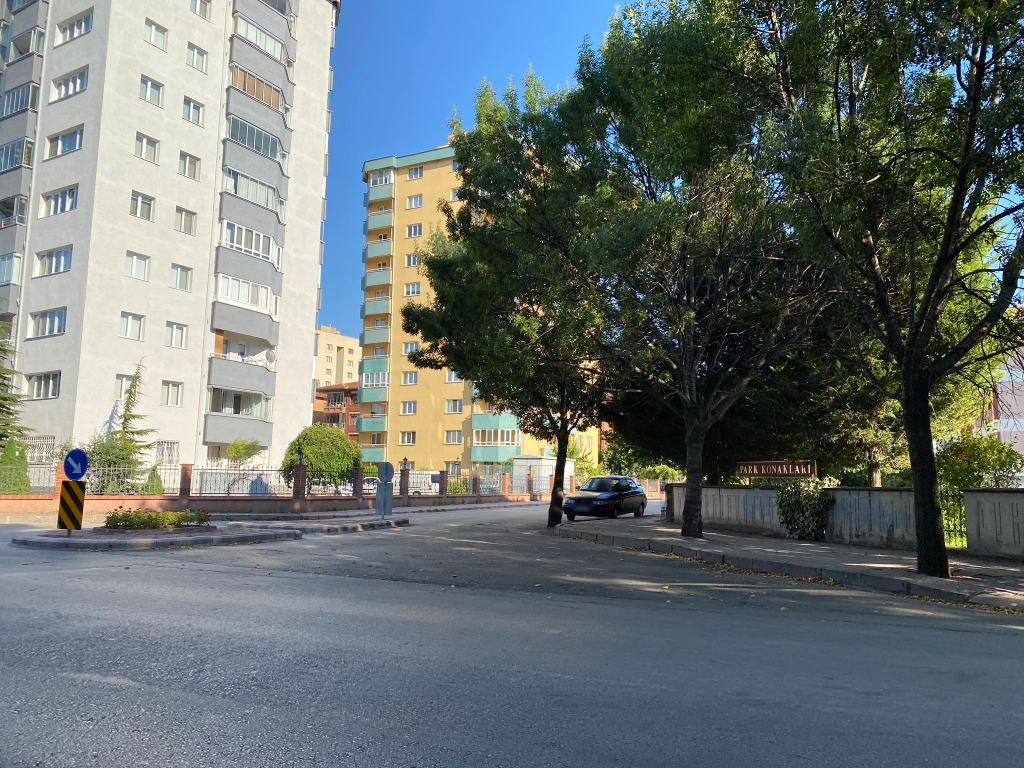
#> input picture 320033569584635.jpg, 2048 x 1536 px (shown at 1/2 size)
$ python t30_basic_image_processing_opencv.py
#> lines starting #> are read from the running program, lines starting #| are printed output that depends on the picture; after the words box and inside, x2 and y2 are one past the last pixel; in counts of white or black regions, pixels touching at a corner belong together
import cv2
from matplotlib import pyplot as plt

img =cv2.imread("320033569584635.jpg",1) # Color BGR in default
#> img is the input picture: shape (1536, 2048, 3); mean B, G, R 111, 112.6, 104.2
plt.imshow(img)
plt.show()

## Eger plot icin opencv kullaniyorsak RGB gosterir.
resized =cv2.resize(img,None,fx=2,fy=2, interpolation=cv2.INTER_CUBIC)
# [6 lines of commented-out code are left out]
print("Top Left",img[0,0])
#| Top Left [143 150 145]
print("Top right",img[0,400])
#| Top right [156 169 171]
print("bottom left",img[500,0])
#| bottom left [153 147 140]
print("bottom right",img[500,500])
#| bottom right [253 255 255]

#Split and merging channels ## herbiri birer gray image olur
#Show individual color channels in the image
blue = img[:, :, 0]   #Show only blue pic. (BGR so B=0)
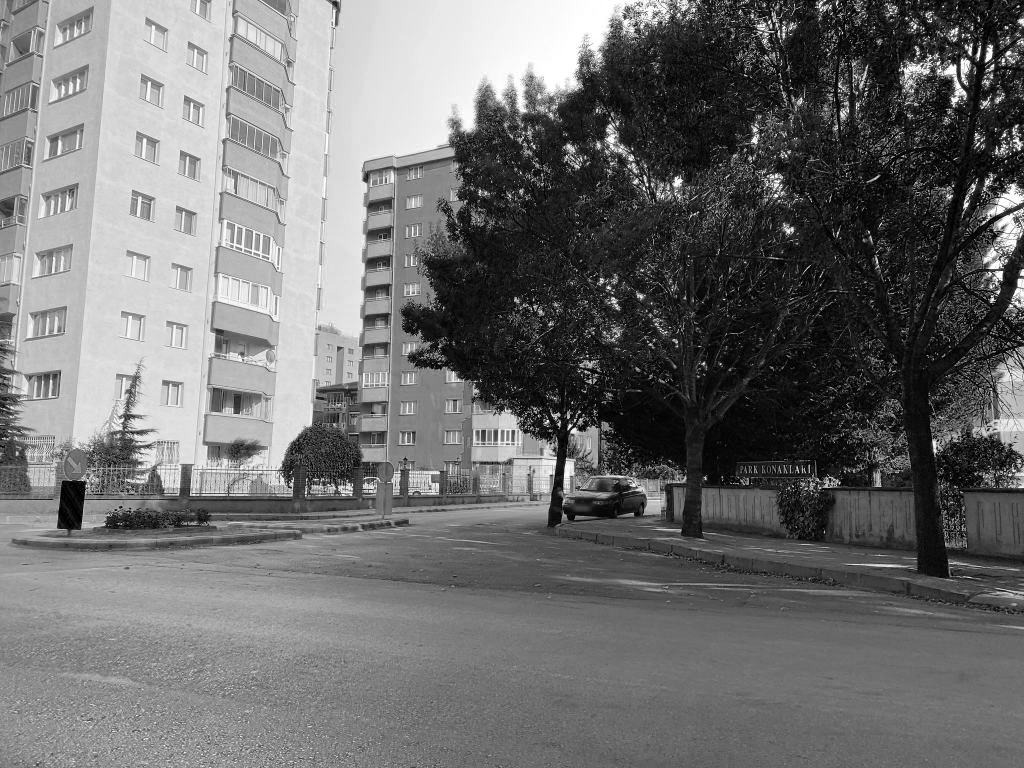
#> blue: shape (1536, 2048) (shown at 1/2 size); min 0, max 255, mean 111
green = img[:, :, 1]  #Show only green pixels
red = img[:, :, 2]  #red only
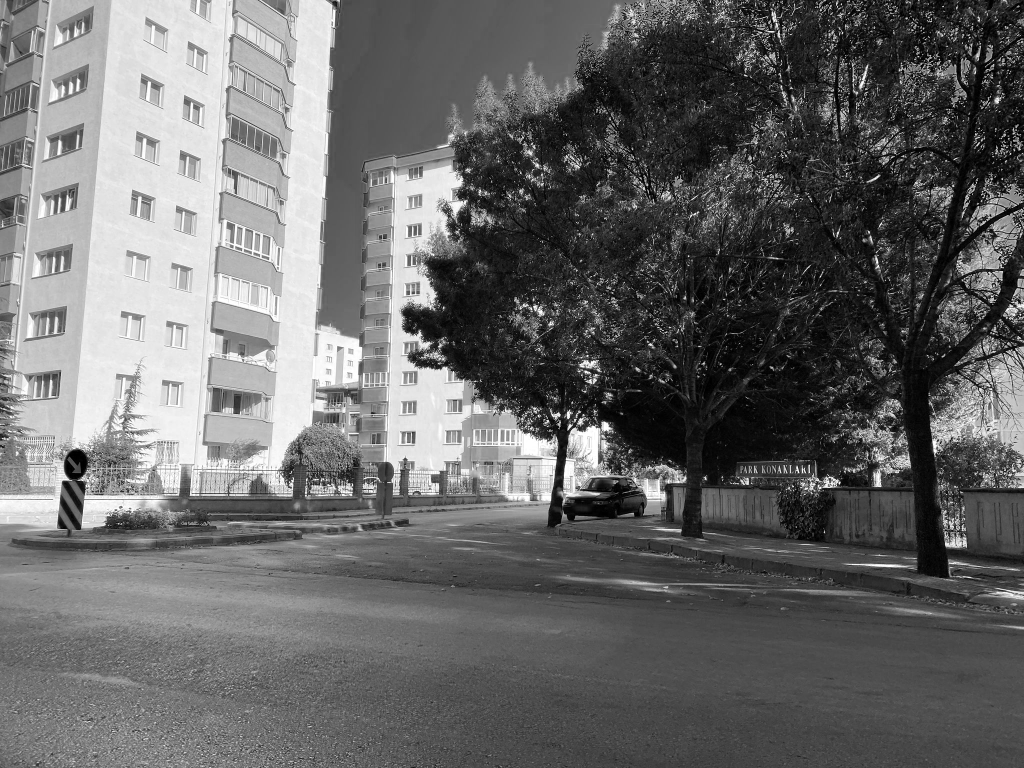
#> red: shape (1536, 2048) (shown at 1/2 size); min 0, max 255, mean 104.2

cv2.imshow("green pic", green)
# cv2.waitKey(0)
# cv2.destroyAllWindows()

## Merging all channels
img_merged = cv2.merge((blue,green,red))
cv2.imshow("merged pic", img_merged)
cv2.waitKey(0)
cv2.destroyAllWindows()

######################
# Opencv offers Many libraries for image processing tasks
#We cover a few of them in future but for now let us look at a simple example
#Edge detection:

import cv2

img = cv2.imread("480976409840746.jpg", 0)
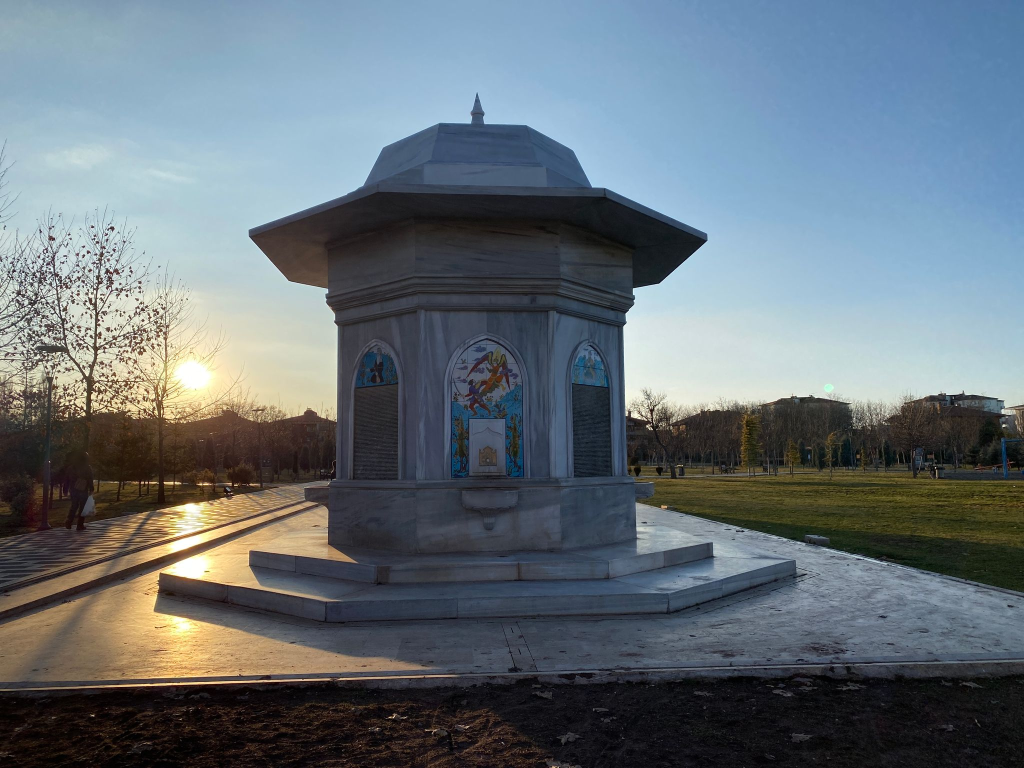
#> input picture 480976409840746.jpg, 2048 x 1536 px (shown at 1/2 size)
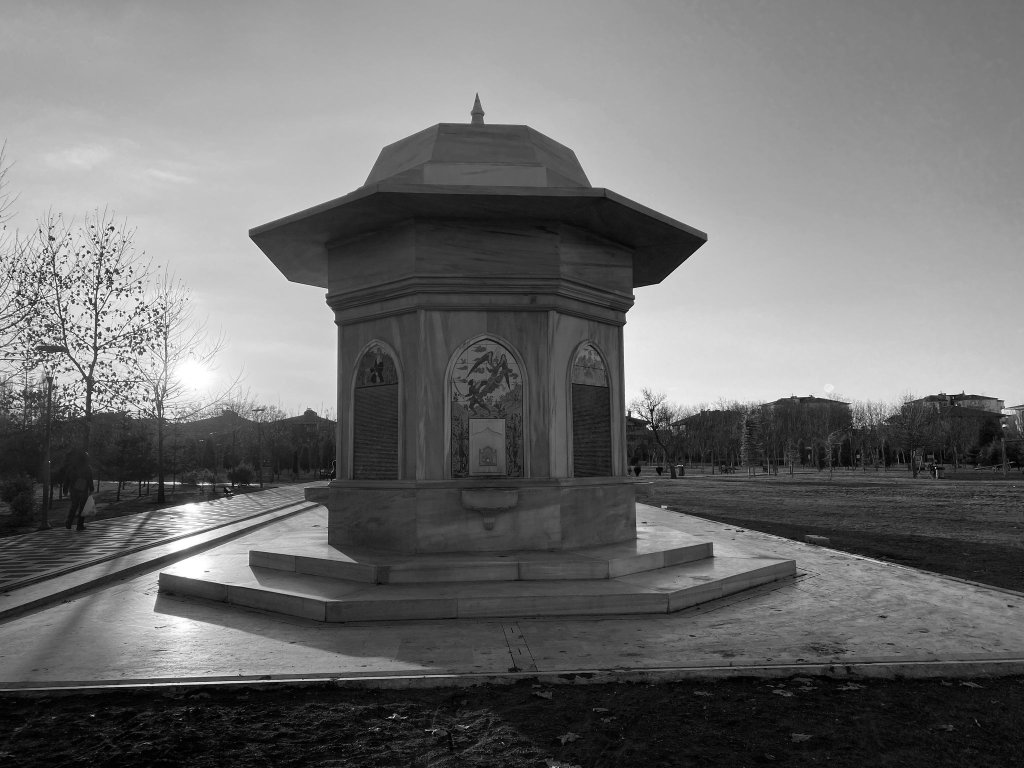
#> img: shape (1536, 2048) (shown at 1/2 size); min 0, max 255, mean 110.5
edges = cv2.Canny(img,100,200)   #Image, min and max values
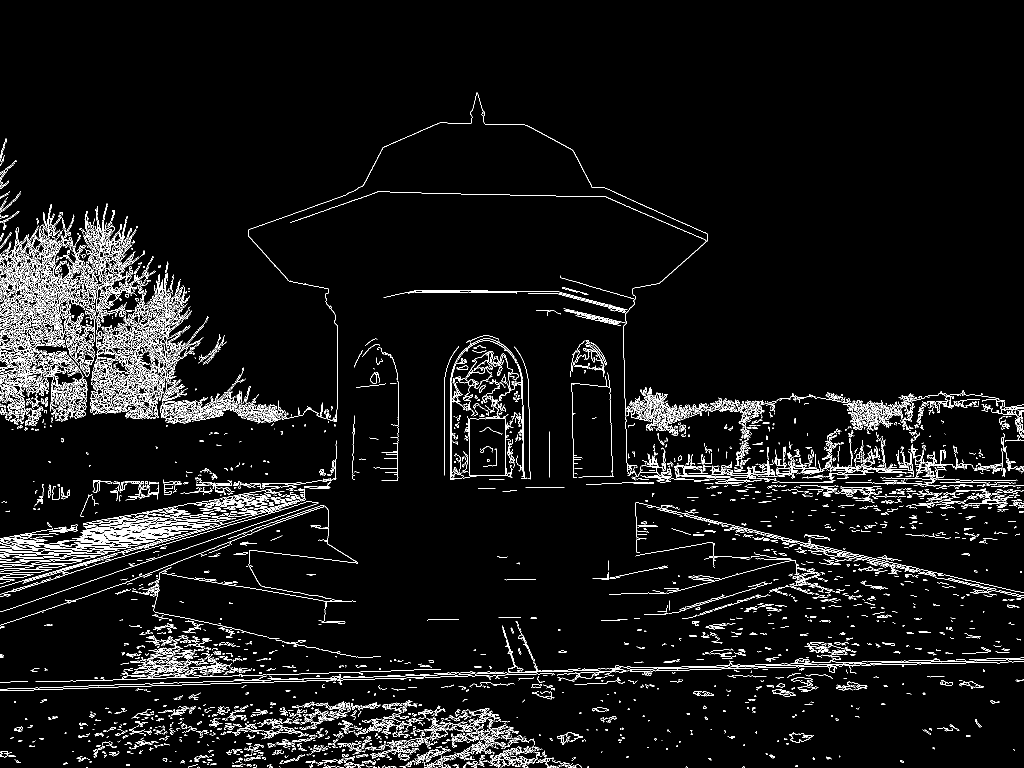
#> edges: shape (1536, 2048) (shown at 1/2 size); 4.9% white in thin lines or dots, all inside (x1, y1, x2, y2) = (0, 185, 2048, 1536)

cv2.imshow("Original Image", img)
cv2.imshow("Canny", edges)

cv2.waitKey(0)
cv2.destroyAllWindows()
